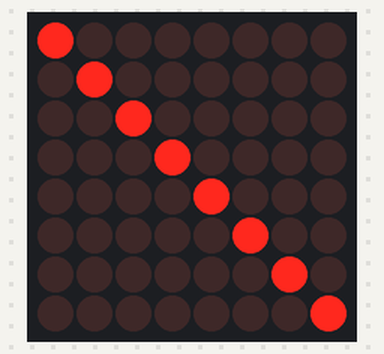
Recording of a sketch running on a simulated Arduino Uno, built with avr-gcc and run on an emulated ATmega328P. On the bench: 8×8 LED matrix.

Above: at 0.1 s.
At 2.1 s:
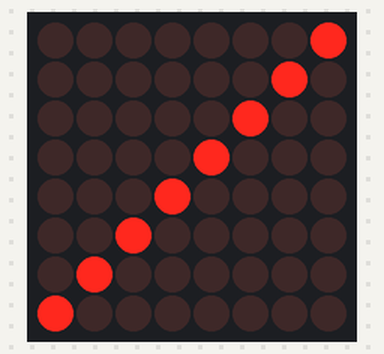

The sketch:

max7219-led-matrix-test.ino
```cpp
#include <LedControl.h>

// DIN, CLK, CS (LOAD)
LedControl lc = LedControl(11, 13, 10, 1);  // DataIn, CLK, LOAD/CS, 1 device

void setup() {
  lc.shutdown(0, false);      // Wake up display
  lc.setIntensity(0, 1);      // Set brightness (0-15)
  lc.clearDisplay(0);         // Clear display
}
void diagonal1(){
  lc.clearDisplay(0);
  // Light up a diagonal pattern '\'
  for (int i = 0; i < 8; i++) {
    lc.setLed(0, i, i, true); // device 0, row i, column i, ON
  }
}
void diagonal2(){
  lc.clearDisplay(0);
  // Light up a diagonal pattern '/'
  for (int i = 0; i < 8; i++) {
    lc.setLed(0, i, 7-i, true); // device 0, row i, column 7-i, ON
  }
}
void loop() {
  diagonal1();
  delay(2000);
  diagonal2();
  delay(2000);
}
```

Measured:
- what the display in image 1 shows lasts 2.0 s, from 2.0 s to 4.0 s
